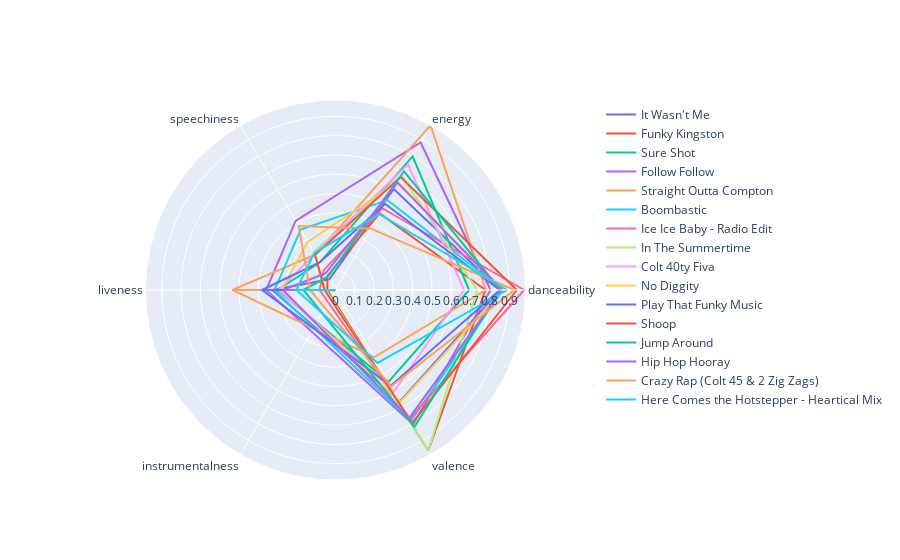

This figure's notebook cell:
### Markdown cell above
As you can see above, our new DataFrame contains **Spotify's audio features for every track in the provided playlist**.

### Step 2.2: Charting Data with Radar Plot

>`import plotly.graph_objects as go
import plotly.offline as pyo
length = len(audio_features_df)
input_data = audio_features_df.sample(length).copy()
feature_columns = ["danceability", "energy", "speechiness", "liveness","danceability"]
def createRadarElement(row, feature_cols):
    return go.Scatterpolar(
        r = row[feature_cols].values.tolist(), 
        theta = feature_cols, 
        mode = 'lines', 
        name = row['track_name'])
data = list(input_data.apply(createRadarElement, axis=1, args=(feature_columns, )))  
fig = go.Figure(data, )
fig.show()`

### Code cell
import plotly.graph_objects as go
import plotly.offline as pyo

length = len(audio_features_df)
input_data = audio_features_df.sample(length).copy()

feature_columns = ["danceability", "energy", "speechiness", "liveness", "instrumentalness", "liveness","valence", "danceability"]

def createRadarElement(row, feature_cols):
    return go.Scatterpolar(
        r = row[feature_cols].values.tolist(), 
        theta = feature_cols, 
        mode = 'lines', 
        name = row['track_name'])

data = list(input_data.apply(createRadarElement, axis=1, args=(feature_columns, )))  

fig = go.Figure(data, )
fig.show()

### Figure 1 — Plotly figure (JSON) as saved in the notebook; plotly's stock layout.template omitted (floating-point values rounded to 4 significant figures)
{"data": [{"mode": "lines", "name": "It Wasn't Me", "r": [0.852, 0.604, 0.0642, 0.327, 0, 0.327, 0.667, 0.852], "theta": ["danceability", "energy", "speechiness", "liveness", "instrumentalness", "liveness", "valence", "danceability"], "type": "scatterpolar"}, {"mode": "lines", "name": "Funky Kingston", "r": [0.777, 0.458, 0.0841, 0.0423, 0.00295, 0.0423, 0.961, 0.777], "theta": ["danceability", "energy", "speechiness", "liveness", "instrumentalness", "liveness", "valence", "danceability"], "type": "scatterpolar"}, {"mode": "lines", "name": "Sure Shot", "r": [0.692, 0.799, 0.164, 0.301, 0, 0.301, 0.549, 0.692], "theta": ["danceability", "energy", "speechiness", "liveness", "instrumentalness", "liveness", "valence", "danceability"], "type": "scatterpolar"}, {"mode": "lines", "name": "Follow Follow", "r": [0.803, 0.882, 0.413, 0.359, 1.06e-05, 0.359, 0.804, 0.803], "theta": ["danceability", "energy", "speechiness", "liveness", "instrumentalness", "liveness", "valence", "danceability"], "type": "scatterpolar"}, {"mode": "lines", "name": "Straight Outta Compton", "r": [0.779, 0.984, 0.212, 0.534, 0, 0.534, 0.402, 0.779], "theta": ["danceability", "energy", "speechiness", "liveness", "instrumentalness", "liveness", "valence", "danceability"], "type": "scatterpolar"}, {"mode": "lines", "name": "Boombastic", "r": [0.867, 0.538, 0.361, 0.316, 1.75e-05, 0.316, 0.781, 0.867], "theta": ["danceability", "energy", "speechiness", "liveness", "instrumentalness", "liveness", "valence", "danceability"], "type": "scatterpolar"}, {"mode": "lines", "name": "Ice Ice Baby - Radio Edit", "r": [0.977, 0.488, 0.12, 0.0826, 0, 0.0826, 0.77, 0.977], "theta": ["danceability", "energy", "speechiness", "liveness", "instrumentalness", "liveness", "valence", "danceability"], "type": "scatterpolar"}, {"mode": "lines", "name": "In The Summertime", "r": [0.734, 0.684, 0.227, 0.0497, 0, 0.0497, 0.962, 0.734], "theta": ["danceability", "energy", "speechiness", "liveness", "instrumentalness", "liveness", "valence", "danceability"], "type": "scatterpolar"}, {"mode": "lines", "name": "Colt 40ty Fiva", "r": [0.666, 0.751, 0.216, 0.294, 0, 0.294, 0.607, 0.666], "theta": ["danceability", "energy", "speechiness", "liveness", "instrumentalness", "liveness", "valence", "danceability"], "type": "scatterpolar"}, {"mode": "lines", "name": "No Diggity", "r": [0.867, 0.646, 0.288, 0.279, 0, 0.279, 0.67, 0.867], "theta": ["danceability", "energy", "speechiness", "liveness", "instrumentalness", "liveness", "valence", "danceability"], "type": "scatterpolar"}, {"mode": "lines", "name": "Play That Funky Music", "r": [0.851, 0.514, 0.165, 0.381, 3.58e-06, 0.381, 0.573, 0.851], "theta": ["danceability", "energy", "speechiness", "liveness", "instrumentalness", "liveness", "valence", "danceability"], "type": "scatterpolar"}, {"mode": "lines", "name": "Shoop", "r": [0.939, 0.675, 0.211, 0.0565, 0, 0.0565, 0.795, 0.939], "theta": ["danceability", "energy", "speechiness", "liveness", "instrumentalness", "liveness", "valence", "danceability"], "type": "scatterpolar"}, {"mode": "lines", "name": "Jump Around", "r": [0.854, 0.71, 0.0793, 0.166, 8.72e-05, 0.166, 0.818, 0.854], "theta": ["danceability", "energy", "speechiness", "liveness", "instrumentalness", "liveness", "valence", "danceability"], "type": "scatterpolar"}, {"mode": "lines", "name": "Hip Hop Hooray", "r": [0.862, 0.642, 0.101, 0.272, 0, 0.272, 0.765, 0.862], "theta": ["danceability", "energy", "speechiness", "liveness", "instrumentalness", "liveness", "valence", "danceability"], "type": "scatterpolar"}, {"mode": "lines", "name": "Crazy Rap (Colt 45 & 2 Zig Zags)", "r": [0.927, 0.367, 0.382, 0.132, 0, 0.132, 0.576, 0.927], "theta": ["danceability", "energy", "speechiness", "liveness", "instrumentalness", "liveness", "valence", "danceability"], "type": "scatterpolar"}, {"mode": "lines", "name": "Here Comes the Hotstepper - Heartical Mix", "r": [0.889, 0.454, 0.221, 0.203, 0.000186, 0.203, 0.436, 0.889], "theta": ["danceability", "energy", "speechiness", "liveness", "instrumentalness", "liveness", "valence", "danceability"], "type": "scatterpolar"}], "layout": {}}
